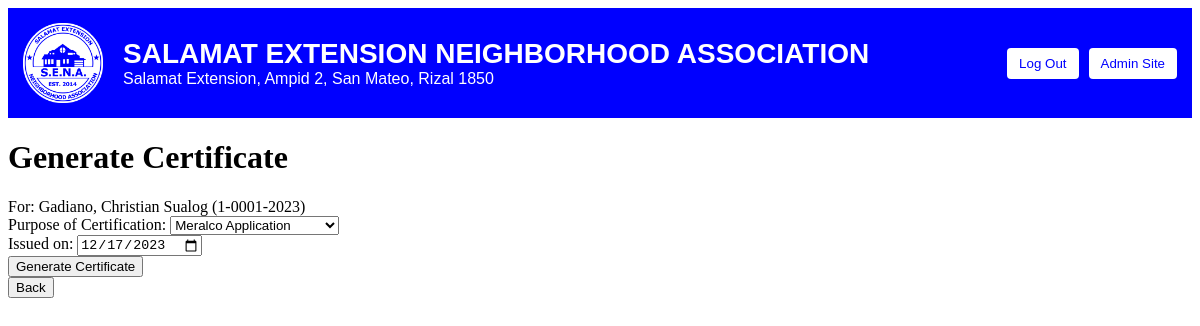
/masterlist/1-0001-2023/generate (signed in), run on the app's committed database.
### masterlist/models.py (models this page shows, shortened)
class Person(models.Model):
	person_id = models.CharField(max_length=11, primary_key=True) # e.g. 1-0001-2023 (First Street, Entry #1, Registered on 2023)
	person_surname = models.CharField(max_length=30)
	person_firstname = models.CharField(max_length=100)
	person_middlename = models.CharField(max_length=30, null=True)
	person_extension = models.CharField(max_length=5, null=True)
	person_street_no = models.IntegerField() # 1,2,3 or 4
	person_house_no = models.CharField(max_length=5, null=True)
	person_status = models.CharField(max_length=20) # Resident, Pending, Member

### masterlist/views.py (the view)
# urls.py: path('<person_id>/generate', views.generate_certificate_page, name='generate'),
@login_required(login_url='login')
def generate_certificate_page(request, person_id):
	person = get_object_or_404(Person, pk=person_id)
	return render(request, 'masterlist/generate_certificate.html', {'person': person})

### templates/masterlist/generate_certificate.html (shortened to what this page needs)
{% extends "base.html" %}
{% block content %}
<h1>Generate Certificate</h1>
For: {{ person.person_surname }},
	{{ person.person_firstname }}
	{% if person.person_middlename %}{{ person.person_middlename }}{% endif %}
	({{ person.person_id }})
<br>
<form target="_blank" action="{% url 'submit_certificate' person.person_id %}" method="post">
	<label for="purpose">Purpose of Certification:</label>
	<select id="purpose" name="purpose" onclick="checkIfOthers();">
		<option value="meralco">Meralco Application</option>
	</select>
	<br>
	<label for="issuedate">Issued on:</label>
	<input type="date" id="issuedate" name="issuedate">
	<br>
	<input type="submit" value="Generate Certificate">
</form>
<a href="{% url 'details' person.person_id %}"><button>Back</button></a>
{% endblock %}

### data on the page
Person: person_surname "Gadiano", person_firstname "Christian", person_middlename "Sualog", person_id "1-0001-2023"
